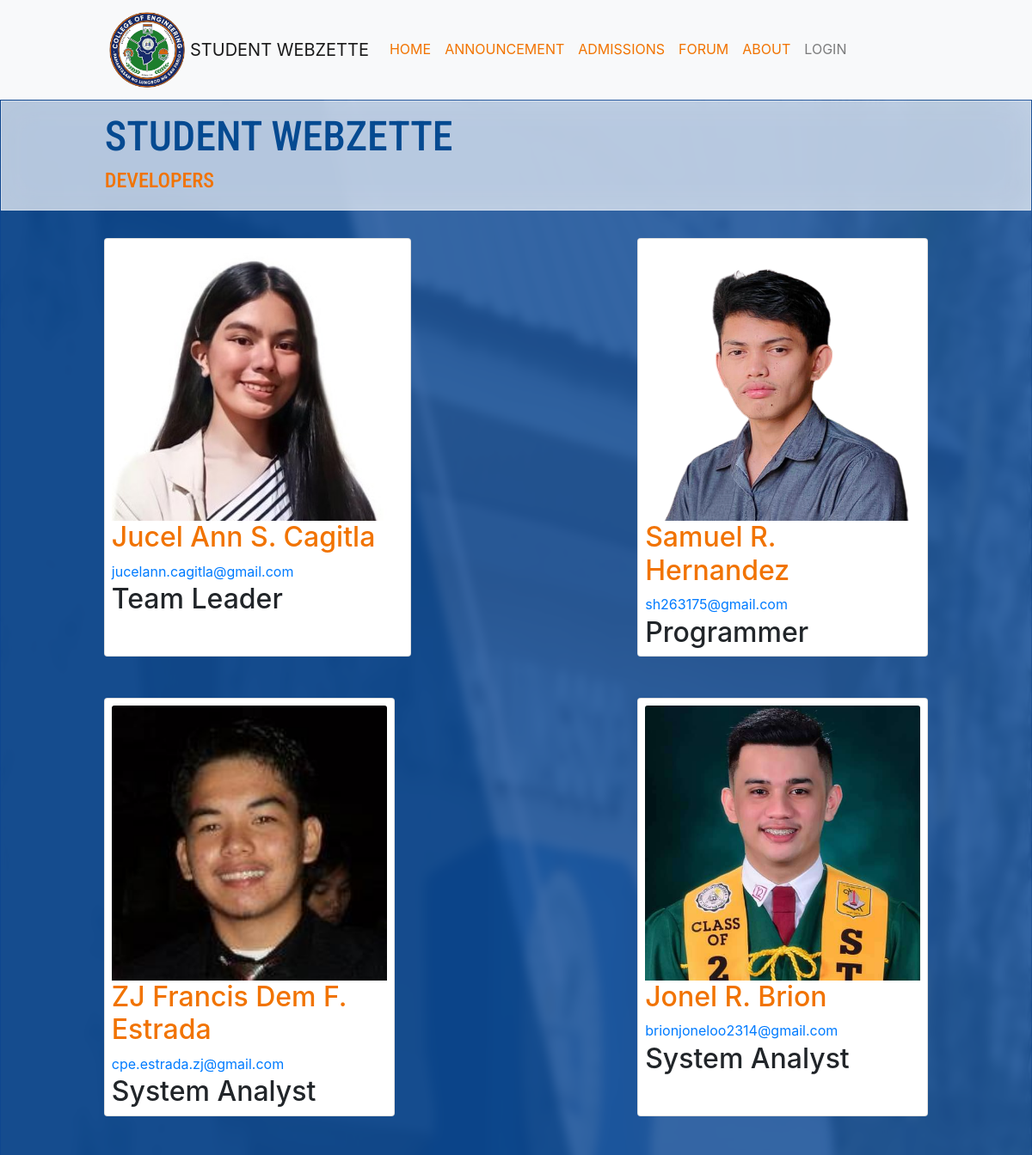
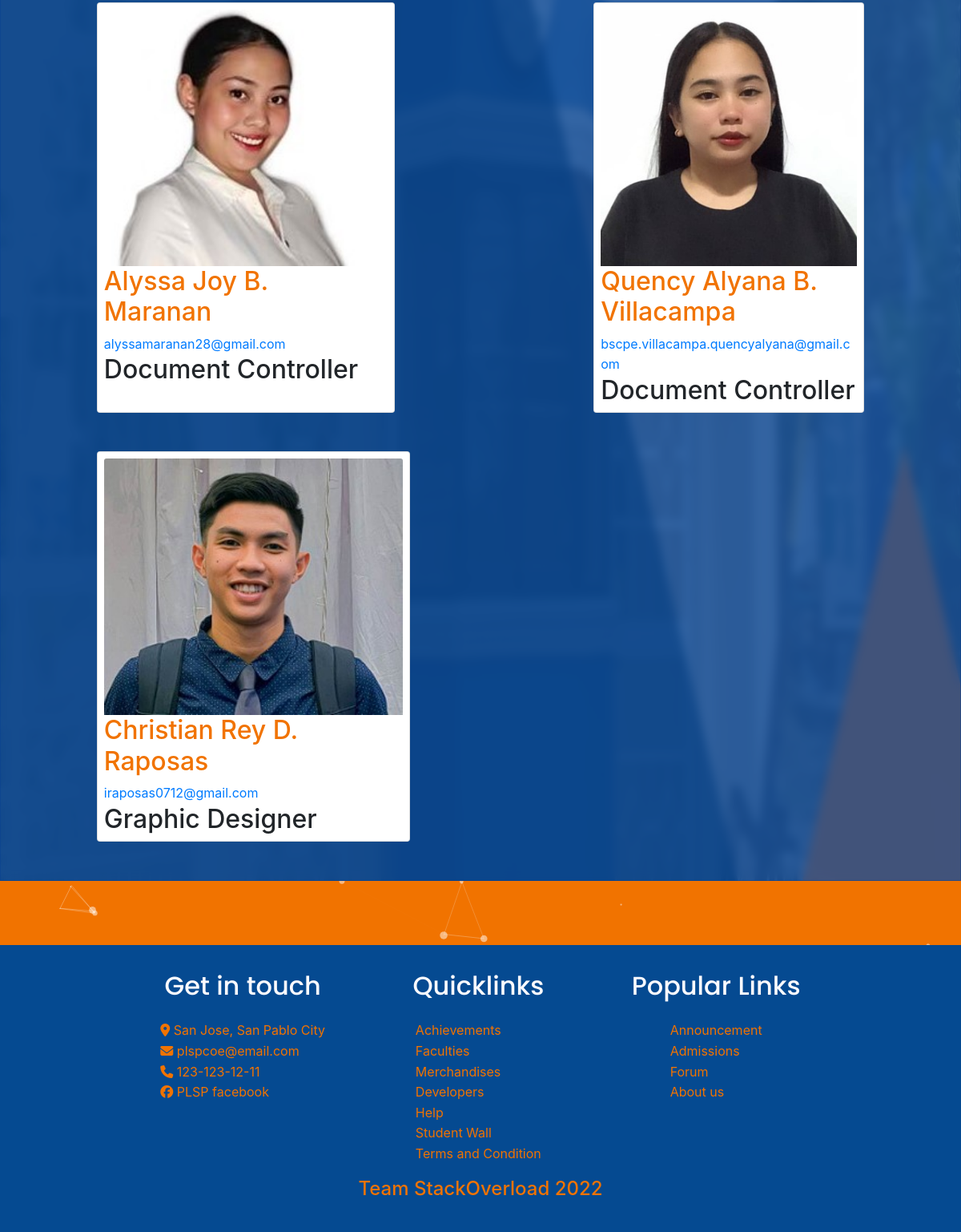
Page /developers/ on the committed database (2 pictures, top to bottom).
### base/models.py (models this page shows, shortened)
class Developers(models.Model):
    name = models.TextField()
    role = models.TextField(max_length=200)
    picture = models.ImageField(null = True, default="default-dp.jpg", upload_to="developers/")
    email  = models.EmailField(null = True, blank= False)

### base/views.py (the view)
# urls.py: path('developers/', views.developers, name = "developers"),
def developers(request):
    developers = Developers.objects.all()
    return render(request, 'base/developers.html', {'developers': developers})

### base/templates/base/developers.html
{% extends 'main.html' %}
{% block content  %}
<div class="developers-container">
    <div class="forum-title-container developer-title-container">
        <h1 class="darkblue title title-nav">STUDENT WEBZETTE</h1>
        <h2 class="orange title-small">DEVELOPERS</h2>
    </div>
    <div class="developers">
        {% for developer in developers %}
        <div class="card developer-card">
            <img class="card-img-top developer-photo photoo sheesh" src="{{ developer.picture.url }}" alt="developer">
            <div class="card-body-dev">
                <h1 class="card-text name-dev orange">{{ developer.name }}</h1>
                <a class="card-text email" href="mailto:{{developer.email}}">{{developer.email}}</a>
                <h2 class="card-text subtitle-4"> {{developer.role}} </h2>
            </div>
        </div>
        {% endfor %}
    </div>
</div>
{% include "base/footer.html" %}
{%endblock%}

### templates/main.html (shortened to what this page needs)
<!DOCTYPE html>
{% load static %}
<html lang="en">
<head>
  <link rel="stylesheet" type="text/css" href="{% static 'styles/main.css' %}">
  <link rel="stylesheet" href="{% static 'styles/forum.css' %}">
  <link rel="stylesheet" href="https://cdn.jsdelivr.net/npm/bootstrap@4.0.0/dist/css/bootstrap.min.css"
>
  <link rel="stylesheet" type="text/css" href="{% static 'styles/forum.css' %}">
  <link rel="stylesheet" type="text/css" href="{% static 'styles/forum-navbar.css' %}">
  <link rel="stylesheet" type="text/css" href="{% static 'styles/announcement.css' %}">
  <link rel="stylesheet" type="text/css" href="{% static 'styles/admissions.css' %}">
  <link rel="stylesheet" type="text/css" href="{% static 'styles/about.css' %}">
  <link rel="stylesheet" type="text/css" href="{% static 'styles/footer.css' %}">
  <link rel="stylesheet" type="text/css" href="{% static 'styles/general-design.css' %}">
  <link rel="stylesheet" type="text/css" href="{% static 'styles/room.css' %}">
  <link rel="stylesheet" type="text/css" href="{% static 'styles/edit-profile.css' %}">
  <link rel="stylesheet" type="text/css" href="{% static 'styles/profile.css' %}">
  <link rel="stylesheet" type="text/css" href="{% static 'styles/home.css' %}">
  <link rel="stylesheet" type="text/css" href="{% static 'styles/achievement.css' %}">
  <link rel="stylesheet" type="text/css" href="{% static 'styles/mobile-view.css' %}">
  <link rel="stylesheet" type="text/css" href="{% static 'styles/faculty.css' %}">
  <link rel="stylesheet" type="text/css" href="{% static 'styles/shop.css' %}">
  <link rel="stylesheet" type="text/css" href="{% static 'styles/delete.css' %}">
  <link rel="stylesheet" type="text/css" href="{% static 'styles/developer.css' %}">
  <link rel="stylesheet" type="text/css" href="{% static 'styles/EndUser.css' %}">
  <link rel="stylesheet" type="text/css" href="{% static 'styles/wall.css' %}">
  <link rel="stylesheet" type="text/css" href="{% static 'styles/terms.css' %}">
  <link rel="stylesheet" href="https://cdnjs.cloudflare.com/ajax/libs/animate.css/4.1.1/animate.min.css" />
</head>
<body class="main-body">
  <nav class="navbar navbar-expand-lg navbar-light bg-light sticky-top" style="z-index: 1000000000;">
    <img src="{% static 'images/COE_logo.png' %} " class="darkblue brand image-brand " style="color: #054a91;"
      alt="coe-logo" height="100px">
    <a class="navbar-brand yaho" href="{% url 'home' %}">STUDENT WEBZETTE</a>
    <div class="collapse navbar-collapse" id="navbarNav">
      <ul class="navbar-nav">
        <li class="nav-item">
          <a class="nav-link" style="color: #f17300;" href="{% url 'home' %}">HOME</a>
        </li>
        <li class="nav-item">
          <a class="nav-link orange" style="color: #f17300;" href="{% url 'announcement' %}">ANNOUNCEMENT</a>
        </li>
        <li class="nav-item">
          <a class="nav-link" style="color: #f17300;" href="{% url 'admissions' %}">ADMISSIONS</a>
        </li>
        <li class="nav-item">
          <a class="nav-link" style="color: #f17300;" href="{% url 'forum' %}">FORUM</a>
        </li>
        <li class="nav-item">
          <a class="nav-link" style="color: #f17300;" href="{% url 'about' %}">ABOUT</a>
        </li>
        <li class="nav-item dropdown">
          {% if request.user.is_authenticated %}
          <a class="nav-link dropdown-toggle" href="#" id="navbarDropdownMenuLink" data-toggle="dropdown"
            aria-haspopup="true" aria-expanded="false" style="color: #f17300;">
            PROFILE
          </a>
          {% else %}
          <a class="nav-link" href=" {% url 'login'%}">LOGIN</a>
          {% endif %}
        </li>
      </ul>
    </div>
  </nav>
  {%block content%}
  {%endblock%}
</body>
</html>

### base/templates/base/footer.html
<div id="particles-js" class="accent"></div>
<footer class="all-footer">
  <section class="whole">
    <section class="add-info s">
      <h1>Get in touch</h1>
      <ul class="add-info-container">
        <li class="add-info-items add-info-items-2">
          <i class="fa-solid fa-location-dot"></i>
          <span>San Jose, San Pablo City</span>
        </li>
        <li class="add-info-items">
          <i class="fa-solid fa-envelope"></i>
          <span>plspcoe@email.com</span>
        </li>
        <li class="add-info-items">
          <i class="fa-solid fa-phone"></i>
          <span>123-123-12-11</span>
        </li>
        <li class="add-info-items">
          <i class="fa-brands fa-facebook"></i>
          <span>PLSP facebook</span>
        </li>
    </section>
    <section class="previews s">
      <h1>Quicklinks</h1>
      <ul>
        <li>
          <a href="{% url 'achievements' %}">Achievements</a>
        </li>
        <li>
          <a href="{% url 'faculty' %}">Faculties</a>
        </li>
        <li>
          <a href="{% url 'shop' %}">Merchandises</a>
        </li>
        <li>
          <a href="{% url 'developers' %}">Developers</a>
        </li>
        <li>
          <a href="{% url 'endUser' %}">Help</a>
        </li>
        <li>
          <a href="{% url 'wall' %}">Student Wall</a>
        </li>
        <li>
          <a href="{% url 'terms' %}">Terms and Condition</a>
        </li>
      </ul>
    </section>
    <section class="popular-links s">
      <h1>Popular Links</h1>
      <ul>
        <li>
          <a href="{% url 'announcement' %}">Announcement</a>
        </li>
        <li>
          <a href="{% url 'admissions' %}">Admissions</a>
        </li>
        <li>
          <a href="{% url 'forum' %}">Forum</a>
        </li>
        <li>
          <a href="{% url 'about' %}">About us</a>
        </li>
      </ul>
    </section>
  </section>
  <section>
    <h4 class= "orange">Team StackOverload 2022</h4>
  </section>
</footer>

### static/styles/main.css (style rules this page uses)
html { scroll-behavior: smooth; }
:root { --lm-light-color: #fbfafe; --lm-dark-color: #054a91; --lm-accent-color: #f17300; --ff-body: 'Roboto Slab', serif; --ff-title: 'Roboto Condensed', sans-serif; --ff-subtitle: 'Poppins', sans-serif; --fs-body: 1em; --fs-title: 2em; --fs-subtitle-1: 1.25em; --fs-subtitle-2: 1.1em; --fs-subtitle-3: 1em; --fs-subtitle-4: 0.95em; }
* { box-sizing: border-box; line-height: 1.6; padding: 0; margin: 0; }
.main-body { background-image: url('../images/bg-main.png'); background-repeat: no-repeat; background-attachment: fixed; background-size: 100% 100%; }
.navbar { padding-left: 0; position: sticky; top: 0; left: 0; }
.image-brand { height: 100px; margin-left: 9%; }
.orange { color: var(--lm-accent-color); }
.darkblue { color: var(--lm-dark-color); }

### static/styles/forum.css (style rules this page uses)
:root { --lm-light-color: #fbfafe; --lm-dark-color: #054a91; --lm-accent-color: #f17300; --ff-body: 'Roboto Slab', serif; --ff-title: 'Roboto Condensed', sans-serif; --ff-subtitle: 'Poppins', sans-serif; --fs-body: 2em; --fs-title: 3em; --fs-subtitle-1: 1.25em; --fs-subtitle-2: 2em; --fs-subtitle-3: 1.5em; --fs-subtitle-4: 1.1em; --fs-very-small: 0.9em }
* { box-sizing: border-box; margin: 0; padding: 0; }
.darkblue { color: var(--lm-dark-color); }
.title { font-family: var(--ff-title); font-size: var(--fs-title); }
::placeholder { color: white; }
.orange { color: var(--lm-accent-color); }
.forum-title-container { position: relative; background: rgba(255, 255, 255, 0.7); -webkit-backdrop-filter: blur(19px); backdrop-filter: blur(19px); border: 1px solid rgba(255, 255, 255, 0.35); padding: 1% 0 1% 10%; }

### static/styles/forum-navbar.css (style rules this page uses)
html { scroll-behavior: smooth; }
:root { --lm-light-color: #fbfafe; --lm-dark-color: #054a91; --lm-accent-color: #f17300; --ff-body: 'Roboto Slab', serif; --ff-title: 'Roboto Condensed', sans-serif; --ff-subtitle: 'Poppins', sans-serif; --fs-body: 2em; --fs-title: 3em; --fs-subtitle-1: 1.25em; --fs-subtitle-2: 2em; --fs-subtitle-3: 1.5em; --fs-subtitle-4: 1.1em; --fs-very-small: 0.9em }
* { box-sizing: border-box; padding: 0; margin: 0; }
.darkblue { color: var(--lm-dark-color); }
.orange { color: var(--lm-accent-color); }
.title { font-family: var(--ff-title); font-size: var(--fs-title); }
.title-small { font-family: var(--ff-title); font-size: var(--fs-subtitle-3); }

### static/styles/announcement.css (style rules this page uses)
html { scroll-behavior: smooth; }
:root { --lm-light-color: #fbfafe; --lm-dark-color: #054a91; --lm-accent-color: #f17300; --ff-body: 'Roboto Slab', serif; --ff-title: 'Roboto Condensed', sans-serif; --ff-subtitle: 'Poppins', sans-serif; --fs-body: 2em; --fs-title: 3em; --fs-subtitle-1: 1.25em; --fs-subtitle-2: 2em; --fs-subtitle-3: 1em; --fs-subtitle-4: 1.1em; }
* { box-sizing: border-box; line-height: 1.6; padding: 0; margin: 0; }
.darkblue { color: var(--lm-dark-color); }
.title { font-family: var(--ff-title); font-size: var(--fs-title); }

### static/styles/admissions.css (style rules this page uses)
html { scroll-behavior: smooth; }
:root { --lm-light-color: #fbfafe; --lm-dark-color: #054a91; --lm-accent-color: #f17300; --ff-body: 'Roboto Slab', serif; --ff-title: 'Roboto Condensed', sans-serif; --ff-subtitle: 'Poppins', sans-serif; --fs-body: 2em; --fs-title: 3em; --fs-subtitle-1: 1.25em; --fs-subtitle-2: 2em; --fs-subtitle-3: 1.5em; --fs-subtitle-4: 1.1em; --fs-very-small: 0.9em }
* { box-sizing: border-box; line-height: 1.6; padding: 0; margin: 0; }
.darkblue { color: var(--lm-dark-color); }
.orange { color: var(--lm-accent-color); }
.title { font-family: var(--ff-title); font-size: var(--fs-title); }
.title-small { font-family: var(--ff-title); font-size: var(--fs-subtitle-3); }

### static/styles/about.css (style rules this page uses)
html { scroll-behavior: smooth; }
:root { --lm-light-color: #fbfafe; --lm-dark-color: #054a91; --lm-accent-color: #f17300; --ff-body: 'Roboto Slab', serif; --ff-title: 'Roboto Condensed', sans-serif; --ff-subtitle: 'Poppins', sans-serif; --fs-body: 2em; --fs-title: 3em; --fs-subtitle-1: 1.25em; --fs-subtitle-2: 2em; --fs-subtitle-3: 1.5em; --fs-subtitle-4: 1.1em; --fs-very-small: 0.9em }
* { box-sizing: border-box; line-height: 1.6; padding: 0; margin: 0; }

### static/styles/room.css (style rules this page uses)
:root { --lm-light-color: #fbfafe; --lm-dark-color: #054a91; --lm-accent-color: #f17300; --ff-body: 'Roboto Slab', serif; --ff-title: 'Roboto Condensed', sans-serif; --ff-subtitle: 'Poppins', sans-serif; --fs-body: 2em; --fs-title: 3em; --fs-subtitle-1: 1.25em; --fs-subtitle-2: 2em; --fs-subtitle-3: 1.5em; --fs-subtitle-4: 1.1em; --fs-very-small: 0.9em }
* { box-sizing: border-box; padding: 0; margin: 0; }

### rows in the picture
Developers: picture (picture), name "Jucel Ann S. Cagitla", email "jucelann.cagitla@gmail.com", role "Team Leader"
Developers: picture (picture), name "Samuel R. Hernandez", email "sh263175@gmail.com", role "Programmer"
Developers: picture (picture), name "ZJ Francis Dem F. Estrada", email "cpe.estrada.zj@gmail.com", role "System Analyst"
Developers: picture (picture), name "Jonel R. Brion", email "brionjoneloo2314@gmail.com", role "System Analyst"
Developers: picture (picture), name "Alyssa Joy B. Maranan", email "alyssamaranan28@gmail.com", role "Document Controller"
Developers: picture (picture), name "Quency Alyana B. Villacampa", email "bscpe.villacampa.quencyalyana@gmail.com", role "Document Controller"
Developers: picture (picture), name "Christian Rey D. Raposas", email "iraposas0712@gmail.com", role "Graphic Designer"
